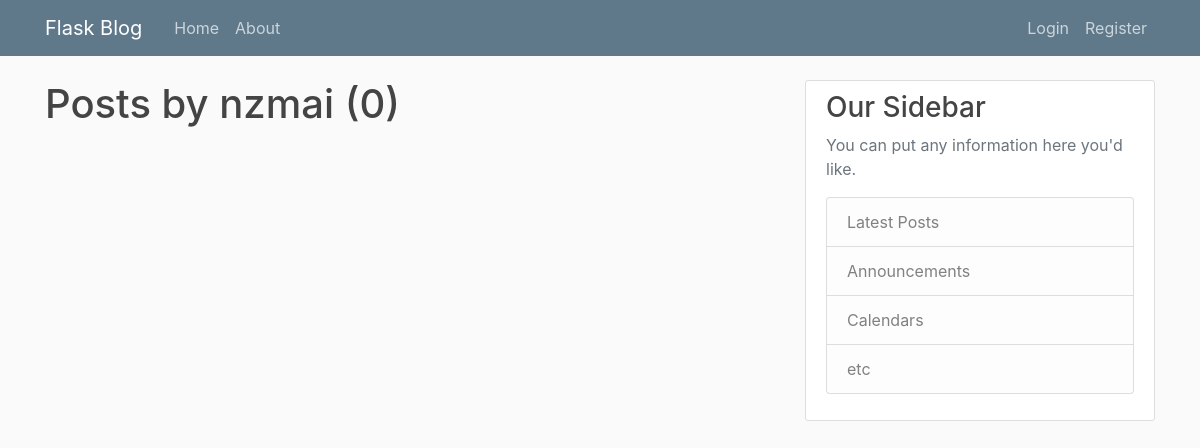
The page /user/nzmai on the database as committed earlier.
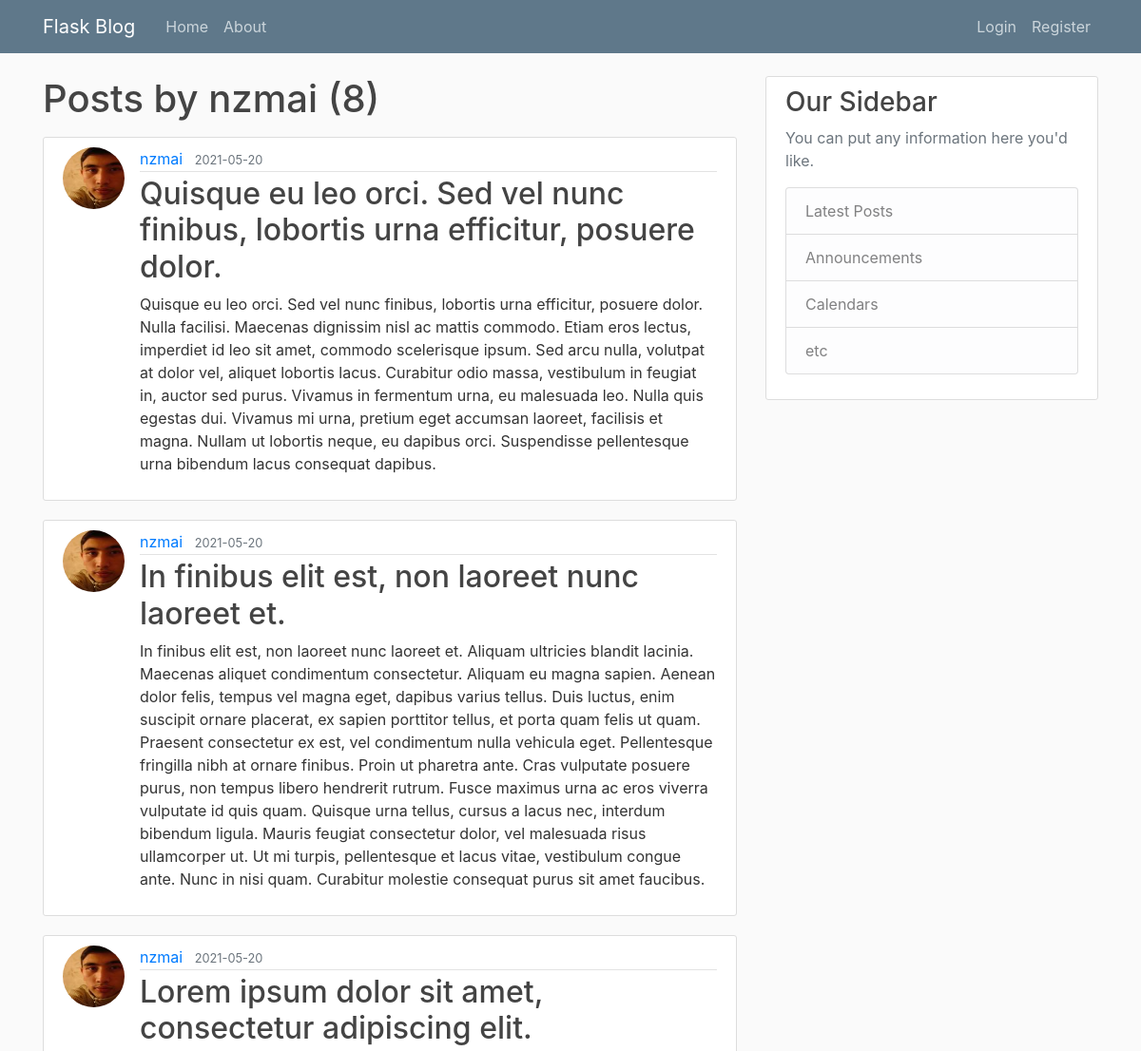
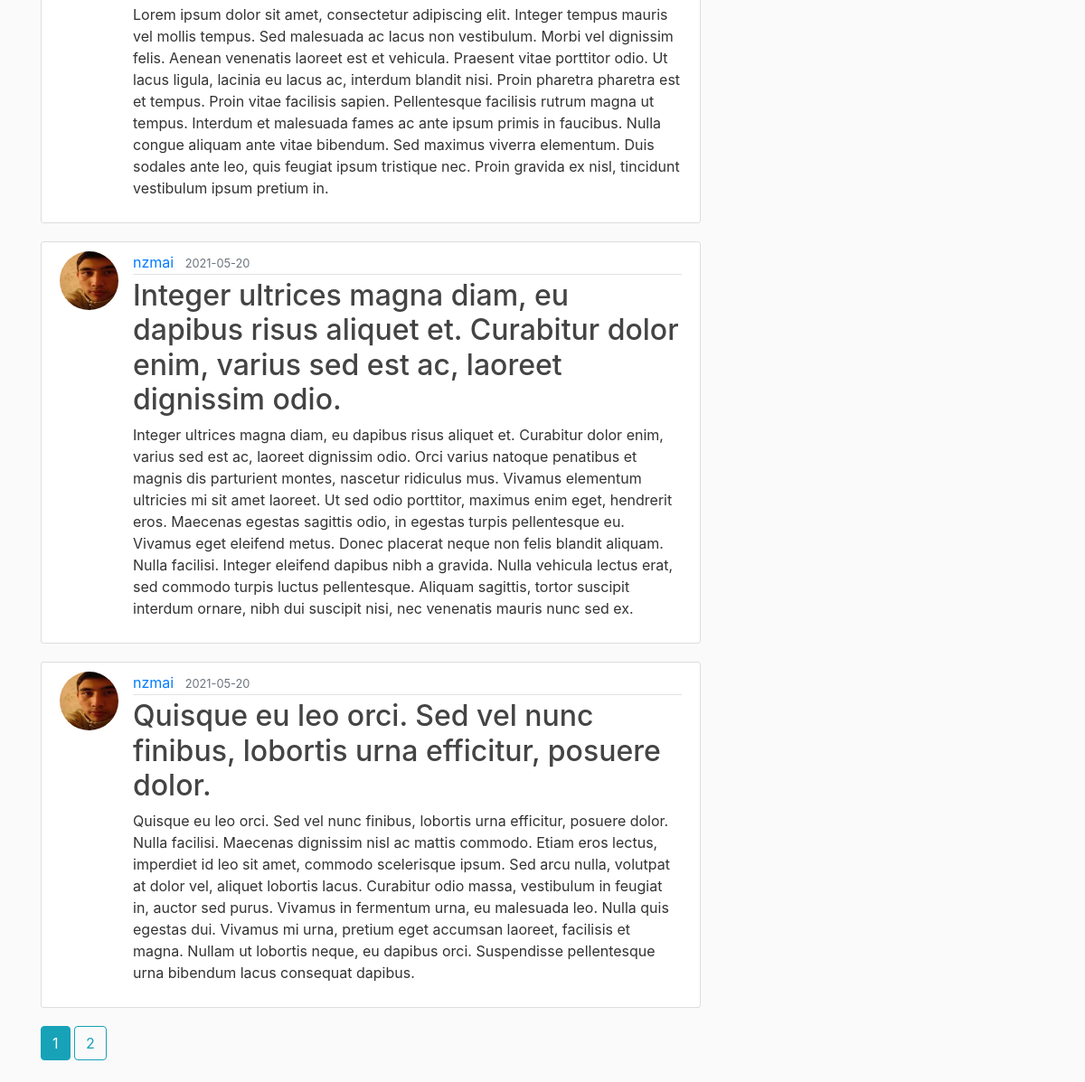
The same page on the database as committed later (2 pictures, top to bottom).
### flaskblog/models.py (models this page shows, shortened)
class User(db.Model, UserMixin):
    id = db.Column(db.Integer, primary_key=True)
    username = db.Column(db.String(20), unique=True, nullable=False)
    email = db.Column(db.String(120), unique=True, nullable=False)
    image_file = db.Column(db.String(20), nullable=False, default='default.jpg')
    password = db.Column(db.String(60), nullable=False)
    posts = db.relationship('Post', backref='author', lazy=True)

class Post(db.Model):
    id = db.Column(db.Integer, primary_key=True)
    title = db.Column(db.String(100), nullable=False)
    date_posted = db.Column(db.DateTime, nullable=False, default=datetime.utcnow)
    content = db.Column(db.Text, nullable=False)
    user_id = db.Column(db.Integer, db.ForeignKey('user.id'), nullable=False)

### flaskblog/routes.py (the view)
@app.route("/user/<string:username>")
def user_posts(username):
    page = request.args.get('page', 1, type=int)
    user = User.query.filter_by(username=username).first_or_404()
    posts = Post.query.filter_by(author=user)\
        .order_by(Post.date_posted.desc())\
        .paginate(page=page, per_page=5)
    return render_template('user_posts.html', posts=posts, user=user)

### flaskblog/templates/user_posts.html
{% extends "layout.html" %}
{% block content %}
<h1 class="mb-3">Posts by {{ user.username }} ({{ posts.total }})</h1>
{% for post in posts.items %}
<article class="media content-section">
    <img class="rounded-circle article-img" src="{{url_for('static', filename='profile_pics/' + post.author.image_file) }}">
    <div class="media-body">
        <div class="article-metadata">
            <a class="mr-2" href="{{url_for('user_posts', username=post.author.username)}}">{{ post.author.username }}</a>
            <small class="text-muted">{{ post.date_posted.strftime('%Y-%m-%d') }}</small>
        </div>
        <h2><a class="article-title" href="{{ url_for('post', post_id=post.id )}}">{{ post.title }}</a></h2>
        <p class="article-content">{{ post.content }}</p>
    </div>
</article>
{% endfor %}
{% for page_num in posts.iter_pages(left_edge=1, right_edge=1, left_current=1, right_current=2 ) %}
    {% if page_num %}
        {% if posts.page == page_num %}
        <a class="btn btn-info mb-4" href="{{ url_for('user_posts', username=user.username, page=page_num) }}" >{{page_num}}</a>
        {% else %}
        <a class="btn btn-outline-info mb-4" href="{{ url_for('user_posts', username=user.username, page=page_num) }}" >{{page_num}}</a>
        {% endif %}
    {% else %}
    ...
    {% endif %}
{% endfor %}
{% endblock content%}

### flaskblog/templates/layout.html (shortened to what this page needs)
<!doctype html>
<html lang="en">
<head>
    <link rel="stylesheet" href="https://stackpath.bootstrapcdn.com/bootstrap/4.3.1/css/bootstrap.min.css"
>
    <link rel="stylesheet" type="text/css" href="{{url_for('static',  filename='main.css')}}">
</head>
<body>
{% include 'header.html' %}
<main role="main" class="container">
    <div class="row">
        <div class="col-md-8">
          {% block content %}{% endblock %}
        </div>
        <div class="col-md-4">
            <div class="content-section">
                <h3>Our Sidebar</h3>
                <p class='text-muted'>You can put any information here you'd like.
                <ul class="list-group">
                    <li class="list-group-item list-group-item-light">Latest Posts</li>
                    <li class="list-group-item list-group-item-light">Announcements</li>
                    <li class="list-group-item list-group-item-light">Calendars</li>
                    <li class="list-group-item list-group-item-light">etc</li>
                </ul>
                </p>
            </div>
        </div>
    </div>
</main>
</body>
</html>

### flaskblog/templates/header.html (shortened to what this page needs)
<header class="site-header">
    <nav class="navbar navbar-expand-md navbar-dark bg-steel fixed-top">
        <div class="container">
            <a class="navbar-brand mr-4" href="/">Flask Blog</a>
            <div class="collapse navbar-collapse" id="navbarToggle">
                <div class="navbar-nav mr-auto">
                    <a class="nav-item nav-link" href="{{ url_for('home') }}">Home</a>
                    <a class="nav-item nav-link" href="{{ url_for('about') }}">About</a>
                </div>
                <div class="navbar-nav">
                    {% if current_user.is_authenticated %}
                        <a class="nav-item nav-link" href="{{ url_for('new_post') }}">New Post</a>
                        <a class="nav-item nav-link" href="{{ url_for('account') }}">Account</a>
                        <a class="nav-item nav-link" href="{{ url_for('logout') }}">Logout</a>
                    {% else %}
                        <a class="nav-item nav-link" href="{{ url_for('login') }}">Login</a>
                        <a class="nav-item nav-link" href="{{ url_for('register') }}">Register</a>
                    {% endif %}
                </div>
            </div>
        </div>
    </nav>
</header>

### flaskblog/static/main.css (style rules this page uses)
body { background: #fafafa; color: #333333; margin-top: 5rem; }
h1, h2, h3, h4, h5, h6 { color: #444444; }
.bg-steel { background-color: #5f788a; }
.site-header .navbar-nav .nav-link { color: #cbd5db; }
.content-section { background: #ffffff; padding: 10px 20px; border: 1px solid #dddddd; border-radius: 3px; margin-bottom: 20px; }
.article-title { color: #444444; }
.article-content { white-space: pre-line; }
.article-img { height: 65px; width: 65px; margin-right: 16px; }
.article-metadata { padding-bottom: 1px; margin-bottom: 4px; border-bottom: 1px solid #e3e3e3 }

Rows that differ between the two databases and show on the page:
added Post: image_file (picture), author.username "nzmai", date_posted "2021-05-20", title "Quisque eu leo orci. Sed vel nunc finibus, lobortis urna efficitur, posuere dolor.", content "Quisque eu leo orci. Sed vel nunc finibus, lobortis urna efficitur, posuere dolor. Nulla facilisi. Maecenas dignissim nisl ac mattis commodo. Etiam eros lectus, imperdiet id leo sit amet, commodo scelerisque ipsum. Sed arcu nulla, volutpat at dolor vel, aliquet lobortis lacus. Curabitur odio massa, vestibulum in feugiat in, auctor sed purus. Vivamus in fermentum urna, eu malesuada leo. Nulla quis egestas dui. Vivamus mi urna, pretium eget accumsan laoreet, facilisis et magna. Nullam ut lobortis neque, eu dapibus orci. Suspendisse pellentesque urna bibendum lacus consequat dapibus."
added Post: image_file (picture), author.username "nzmai", date_posted "2021-05-20", title "In finibus elit est, non laoreet nunc laoreet et.", content "In finibus elit est, non laoreet nunc laoreet et. Aliquam ultricies blandit lacinia. Maecenas aliquet condimentum consectetur. Aliquam eu magna sapien. Aenean dolor felis, tempus vel magna eget, dapibus varius tellus. Duis luctus, enim suscipit ornare placerat, ex sapien porttitor tellus, et porta quam felis ut quam. Praesent consectetur ex est, vel condimentum nulla vehicula eget. Pellentesque fringilla nibh at ornare finibus. Proin ut pharetra ante. Cras vulputate posuere purus, non tempus libero hendrerit rutrum. Fusce maximus urna ac eros viverra vulputate id quis quam. Quisque urna tellus, cursus a lacus nec, interdum bibendum ligula. Mauris feugiat consectetur dolor, vel malesuada…"
added Post: image_file (picture), author.username "nzmai", date_posted "2021-05-20", title "Lorem ipsum dolor sit amet, consectetur adipiscing elit.", content "Lorem ipsum dolor sit amet, consectetur adipiscing elit. Integer tempus mauris vel mollis tempus. Sed malesuada ac lacus non vestibulum. Morbi vel dignissim felis. Aenean venenatis laoreet est et vehicula. Praesent vitae porttitor odio. Ut lacus ligula, lacinia eu lacus ac, interdum blandit nisi. Proin pharetra pharetra est et tempus. Proin vitae facilisis sapien. Pellentesque facilisis rutrum magna ut tempus. Interdum et malesuada fames ac ante ipsum primis in faucibus. Nulla congue aliquam ante vitae bibendum. Sed maximus viverra elementum. Duis sodales ante leo, quis feugiat ipsum tristique nec. Proin gravida ex nisl, tincidunt vestibulum ipsum pretium in."
added Post: image_file (picture), author.username "nzmai", date_posted "2021-05-20", title "Integer ultrices magna diam, eu dapibus risus aliquet et. Curabitur dolor enim, varius sed est ac, laoreet dignissim odio.", content "Integer ultrices magna diam, eu dapibus risus aliquet et. Curabitur dolor enim, varius sed est ac, laoreet dignissim odio. Orci varius natoque penatibus et magnis dis parturient montes, nascetur ridiculus mus. Vivamus elementum ultricies mi sit amet laoreet. Ut sed odio porttitor, maximus enim eget, hendrerit eros. Maecenas egestas sagittis odio, in egestas turpis pellentesque eu. Vivamus eget eleifend metus. Donec placerat neque non felis blandit aliquam. Nulla facilisi. Integer eleifend dapibus nibh a gravida. Nulla vehicula lectus erat, sed commodo turpis luctus pellentesque. Aliquam sagittis, tortor suscipit interdum ornare, nibh dui suscipit nisi, nec venenatis mauris nunc sed ex."
added Post: image_file (picture), author.username "nzmai", date_posted "2021-05-20", title "Quisque eu leo orci. Sed vel nunc finibus, lobortis urna efficitur, posuere dolor.", content "Quisque eu leo orci. Sed vel nunc finibus, lobortis urna efficitur, posuere dolor. Nulla facilisi. Maecenas dignissim nisl ac mattis commodo. Etiam eros lectus, imperdiet id leo sit amet, commodo scelerisque ipsum. Sed arcu nulla, volutpat at dolor vel, aliquet lobortis lacus. Curabitur odio massa, vestibulum in feugiat in, auctor sed purus. Vivamus in fermentum urna, eu malesuada leo. Nulla quis egestas dui. Vivamus mi urna, pretium eget accumsan laoreet, facilisis et magna. Nullam ut lobortis neque, eu dapibus orci. Suspendisse pellentesque urna bibendum lacus consequat dapibus."
Other text that changed with them:
{{ posts.total }}: "0" → "8"
new list line: "1"
new list line: "2"
